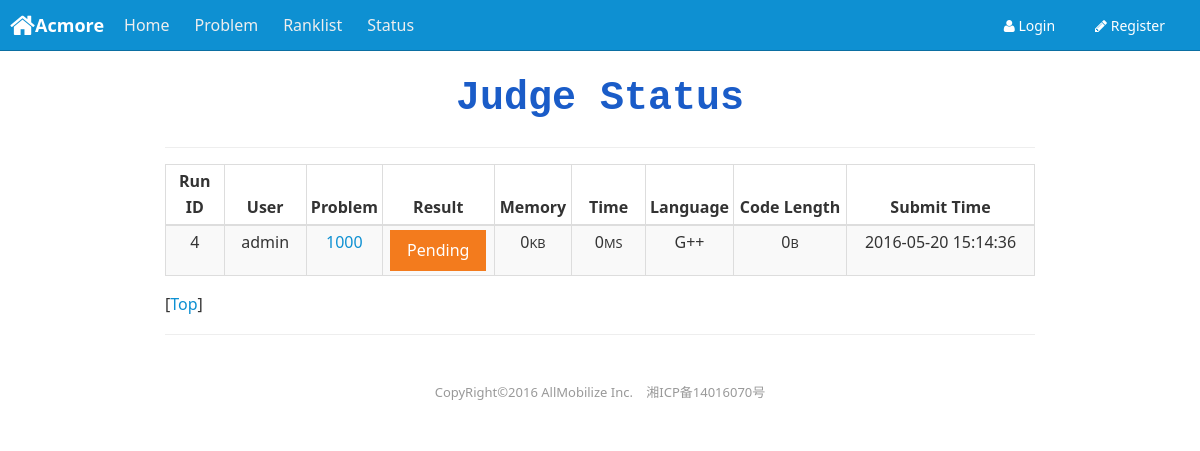
/Web/version_1/index.php/status, run on an earlier commit of the app's database.
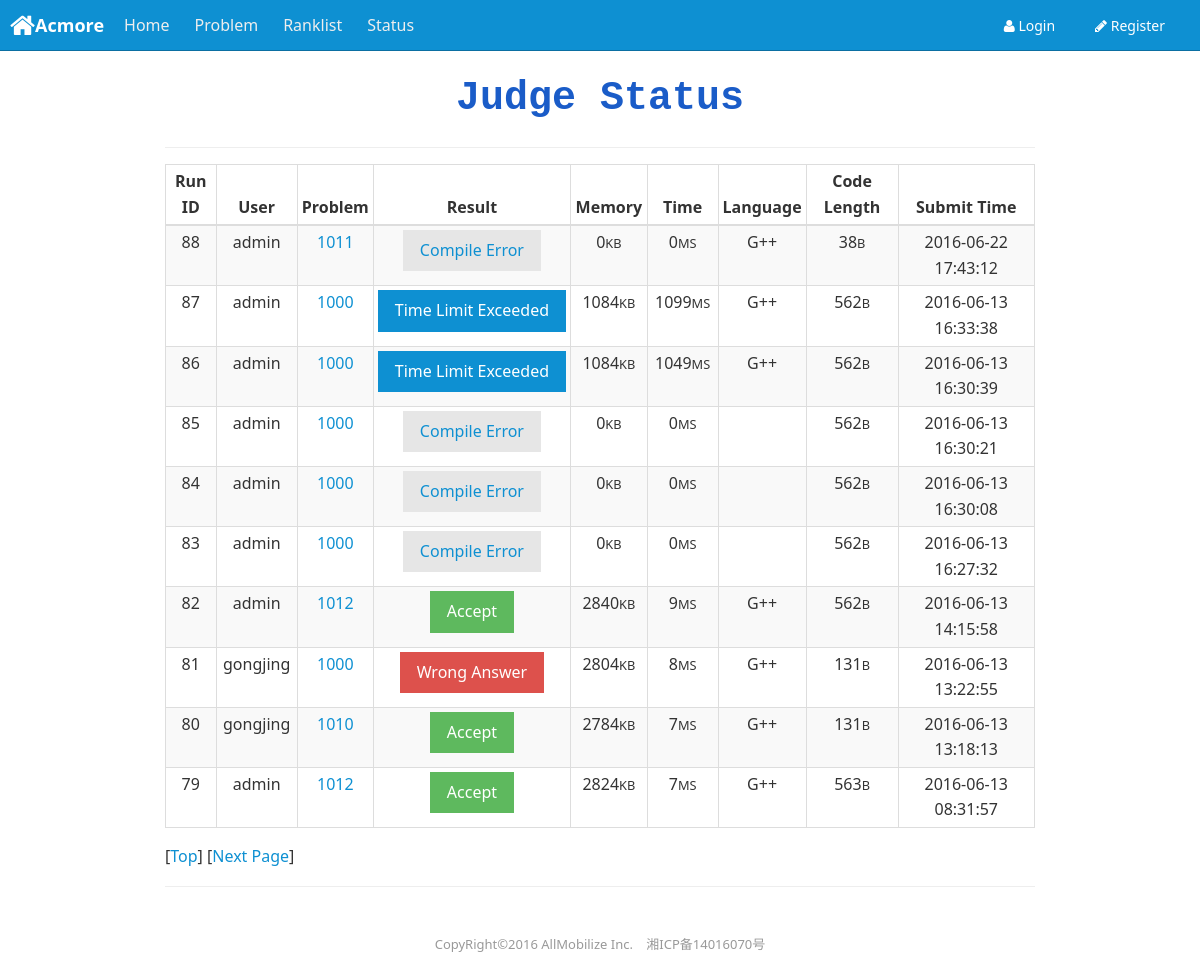
And on a later commit of the database.
### tables this page shows
CREATE TABLE `solution` (
  `solution_id` int(11) NOT NULL AUTO_INCREMENT,
  `problem_id` int(11) NOT NULL,
  `username` varchar(20) NOT NULL DEFAULT '0',
  `time` int(11) DEFAULT '0',
  `memory` int(11) DEFAULT '0',
  `in_date` datetime DEFAULT NULL,
  `result` int(11) DEFAULT '0',
  `language` int(11) DEFAULT NULL,
  `ip` varchar(20) DEFAULT NULL,
  `contest_id` int(11) DEFAULT NULL,
  `code_length` int(11) DEFAULT '0',
  PRIMARY KEY (`solution_id`)
);

### Web/version_1/application/controllers/Status.php (called while the page is built, shortened)
<?php
class Status extends CI_Controller {
	public function __construct() {
		$this->load->library('session');
		$this->load->helper('url');
	}
	public function index() {
		$this->load->model('solution_model');
		$_SESSION['max_sid'] = $this->solution_model->get_max_solution_id();
		$this->page($_SESSION['max_sid']);
	}
	public function page($head) {
		$this->load->model('solution_model');
		$data['title'] = "Status Page";
		$data['head'] = $head;
		$data['solutions'] = $this->solution_model->get_solutions($head - 10, $head);
		$data['result_name'] = Array(
			0 => "Pending",
			1 => "Accept",
			2 => "Presentation Error",
			3 => "Compile Error",
			4 => "Wrong Answer",
			5 => "Runtime Error",
			6 => "Time Limit Exceeded",
			7 => "Memory Limit Exceeded",
			8 => "Output Limit Exceeded",
			9 => "Running"
		);
		$data['language_name'] = Array(
			0 => "",
			1 => "G++",
		);
		$this->load->view('templates/header', $data);
		$this->load->view('p_status', $data);
		$this->load->view('templates/footer');
	}
}

### Web/version_1/index.php (called while the page is built, shortened)
<?php
require_once BASEPATH.'core/CodeIgniter.php';

### Web/version_1/application/models/Solution_model.php (called while the page is built, shortened)
<?php
class Solution_model extends CI_Model {
	public function get_max_solution_id() {
		$sql = "
			SELECT MAX(solution_id) AS s_id
			FROM solution";
		$query = $this->db->query($sql);
		return $query->row()->s_id;
	}
	public function get_solutions($lower, $upper) {
		$sql = "";
		if(!$lower || !$upper || $lower >= $upper) {
			$sql = "
				SELECT solution_id, username, problem_id, result, memory, time, language, code_length, in_date
				FROM solution
				ORDER BY solution_id DESC LIMIT 10";
		}
		else {
			$sql = "
				SELECT solution_id, username, problem_id, result, memory, time, language, code_length, in_date
				FROM solution
				WHERE $lower < solution_id AND solution_id <= $upper
				ORDER BY solution_id DESC";
		}
		$solutions = array();
		$query = $this->db->query($sql);
		if ($query && $query->num_rows() > 0) {
			foreach ($query->result_array() as $row) {
				$s = array();
				$s["solution_id"] 	= $row["solution_id"];
				$s["username"] 		= $row["username"];
				$s["problem_id"] 	= $row["problem_id"];
				$s["result"] 		= $row["result"];
				$s["memory"] 		= $row["memory"];
				$s["time"] 			= $row["time"];
				$s["language"] 		= $row["language"];
				$s["code_length"] 	= $row["code_length"];
				$s["submit_time"] 	= $row["in_date"];
				$solutions[$s["solution_id"]] = $s;
			}
		}
		return $solutions;
	}
}

### Web/version_1/application/views/p_status.php (the view, shortened to what the changed rows need)
<?php
function add_result_button($sid, $result, $result_name) {
	$str = "";
	switch ($result) {
	case 0:
		$str = "<button type='button' class='am-btn am-btn-warning'>$result_name</button>";
		break;
	case 1:
		$str = "<button type='button' class='am-btn am-btn-success'>$result_name</button>";
		break;
	case 3:
		$str = "<button type='button' class='am-btn am-btn-default'><a href=" .base_url() ."index.php/status/compile_info/$sid>$result_name</a></button>";
		break;
	case 4:
		$str = "<button type='button' class='am-btn am-btn-danger'>$result_name</button>";
		break;
	case 6:
		$str = "<button type='button' class='am-btn am-btn-primary'>$result_name</button>";
		break;
	}
	return $str;
}
function add_code_length($s_id, $solution_owner, $code_length) {
	if (!key_exists('username', $_SESSION)
			|| $_SESSION['username'] == NULL
			|| $_SESSION['username'] != $solution_owner) {
		return "$code_length<small>B</small>";
	}
	return "<a href=" .base_url() ."index.php/status/show_code/$s_id>$code_length<small>B</small></a>";
}
function add_solution($solutions, $result_name, $language_name) {
	$str = "";
	foreach ($solutions as $s) {
		$s_id 		= $s["solution_id"];
		$username 	= $s["username"];
		$p_id 		= $s["problem_id"];
		$memory		= $s["memory"];
		$time		= $s["time"];
		$lang		= $language_name[$s["language"]];
		$code_length= $s["code_length"];
		$submit_time= $s["submit_time"];
		$str .= "<tr><td>$s_id</td><td>$username</td><td><a href=" .base_url() ."index.php/problem/show_problem/$p_id" .">$p_id</a></td>";
		$str .= "<td>" .add_result_button($s_id, $s["result"], $result_name[$s["result"]]) . "</td>";
		$str .= "<td>$memory<small>KB</small></td><td>$time<small>MS</small></td><td>$lang</td>";
		$str .= "<td>" .add_code_length($s_id, $username, $code_length) ."</td><td>$submit_time</td></tr>";
	}
	echo $str;
}
function next_page($head) {
	return base_url() ."index.php/status/page/".($head-10);
}
?>
<div class="am-g">
<div class="am-u-md-9 am-u-lg-centered">
<div align="center">
	<span style="font-size:40;color:#1A5CC8;font-family:Courier New;font-weight:bold;">Judge Status</span>
</div>
<hr>
<table class="am-table am-table-bordered am-table-striped am-table-compact">
	<thead>
		<tr align="center">
			<th width="7%" >Run ID</th>
			<th width="10%">User</th>
			<th width="7%" >Problem</th>
			<th width="13%">Result</th>
			<th width="9%" >Memory</th>
			<th width="9%" >Time</th>
			<th width="7%" >Language</th>
			<th width="14%">Code Length</th>
			<th width="24%">Submit Time</th>
		</tr>
	</thead>
	<tbody>
	<?php add_solution($solutions, $result_name, $language_name);?>
	</tbody>
</table>
<p>	[<a href="<?php echo base_url()?>index.php/status">Top</a>]
<?php
	if ($head >= 10) {echo "[<a href=\"" .next_page($head) ."\">Next Page</a>]";}
?>
</p>
<hr>
</div>
</div>

What changed in the data, as far as the page shows it:
no longer on this page (row edited): solution: solution_id "4", username "admin", problem "1000", memory "0", time "0", language "G++", code_length "0", in_date "2016-05-20 15:14:36"
added solution: solution_id "88", username "admin", problem "1011", memory "0", time "0", language "G++", code_length "38", in_date "2016-06-22 17:43:12"
added solution: solution_id "87", username "admin", problem "1000", memory "1084", time "1099", language "G++", code_length "562", in_date "2016-06-13 16:33:38"
added solution: solution_id "86", username "admin", problem "1000", memory "1084", time "1049", language "G++", code_length "562", in_date "2016-06-13 16:30:39"
added solution: solution_id "85", username "admin", problem "1000", memory "0", time "0", code_length "562", in_date "2016-06-13 16:30:21"
added solution: solution_id "84", username "admin", problem "1000", memory "0", time "0", code_length "562", in_date "2016-06-13 16:30:08"
added solution: solution_id "83", username "admin", problem "1000", memory "0", time "0", code_length "562", in_date "2016-06-13 16:27:32"
added solution: solution_id "82", username "admin", problem "1012", memory "2840", time "9", language "G++", code_length "562", in_date "2016-06-13 14:15:58"
added solution: solution_id "81", username "gongjing", problem "1000", memory "2804", time "8", language "G++", code_length "131", in_date "2016-06-13 13:22:55"
added solution: solution_id "80", username "gongjing", problem "1010", memory "2784", time "7", language "G++", code_length "131", in_date "2016-06-13 13:18:13"
added solution: solution_id "79", username "admin", problem "1012", memory "2824", time "7", language "G++", code_length "563", in_date "2016-06-13 08:31:57"
Also different on the page:
text now shown: "[ Next Page ]"
